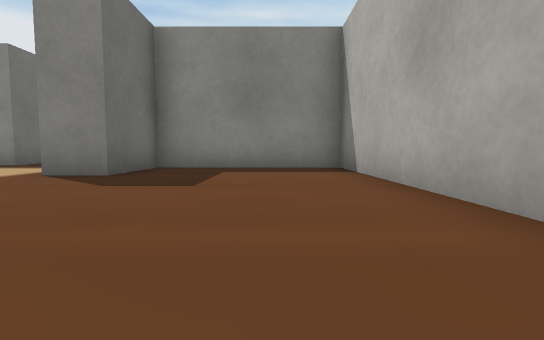
View 1 (above)

24 first-person views from a walk through a world built for the Webots simulator. The camera is 0.04 m above the floor, tilts 4° down and sees 85° across. The floor is counted in squares, 0.1 m on a side. Each view is taken from the middle of a square. On the plan, view 1 faces up. The plan holds only what a view shows up to about 9 squares ahead; the rest is blank. The robots in the file are not drawn. Simple shapes and patterns stand in for the simulator's stock objects.

View 2
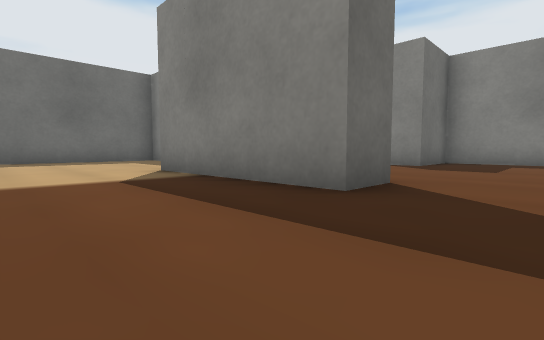

View 3
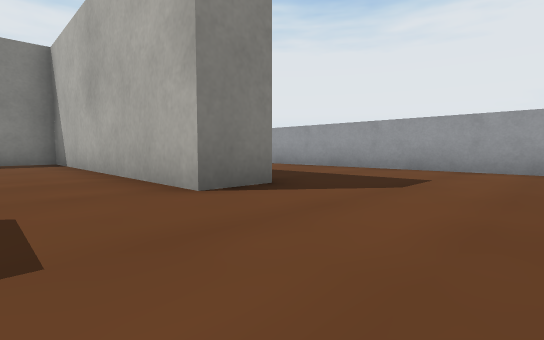

View 4
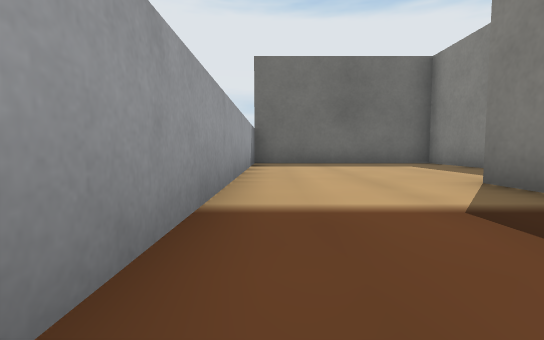

View 5
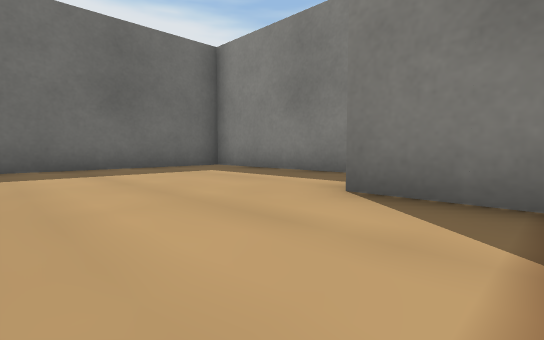

View 6
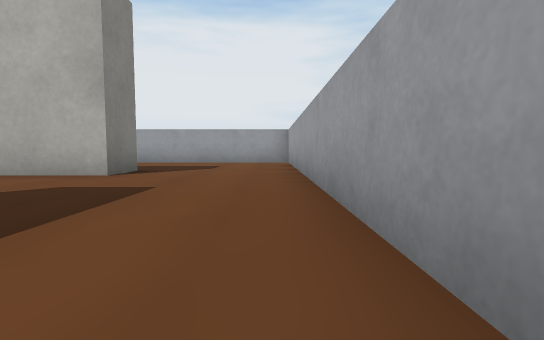

View 7
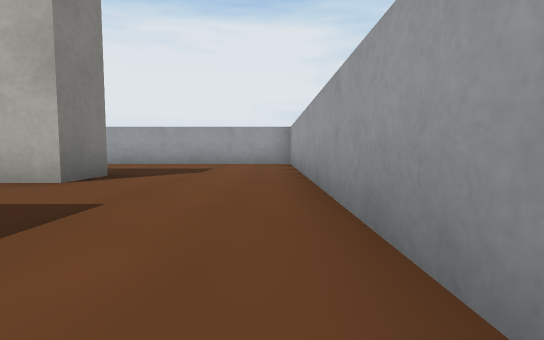

View 8
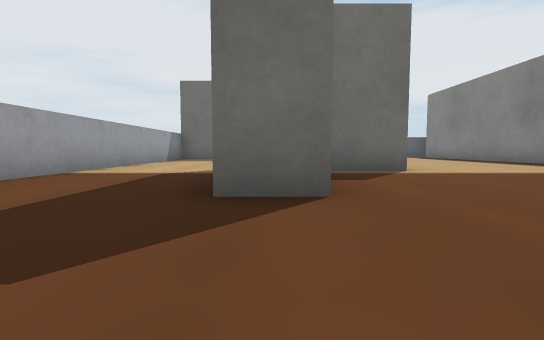

View 9
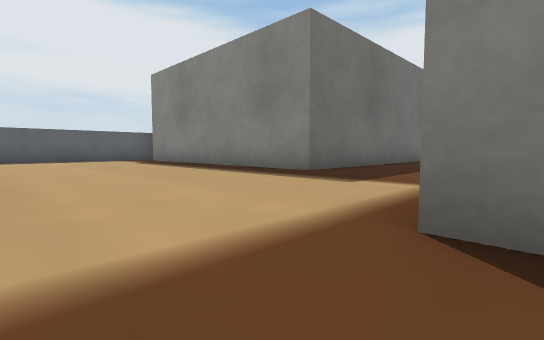

View 10
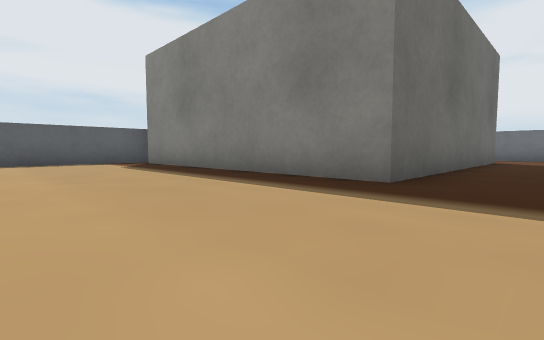

View 11
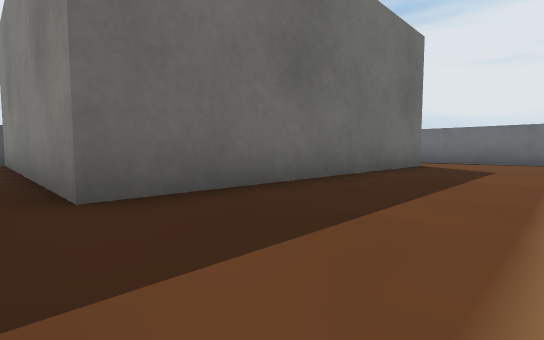

View 12
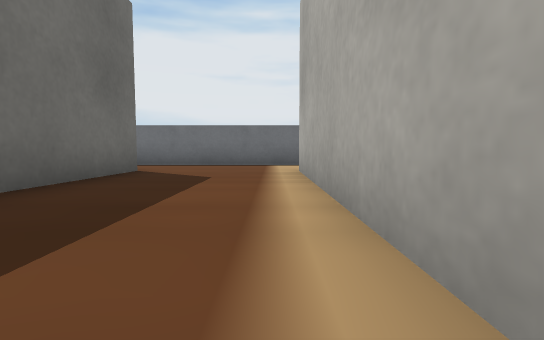

View 13
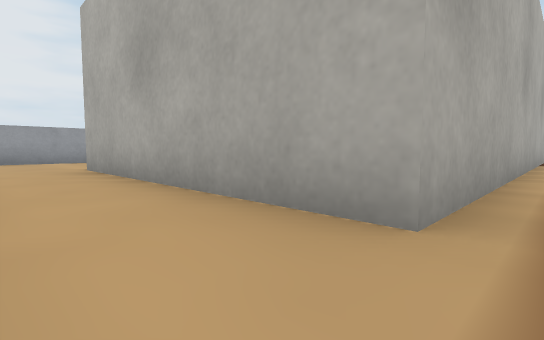

View 14
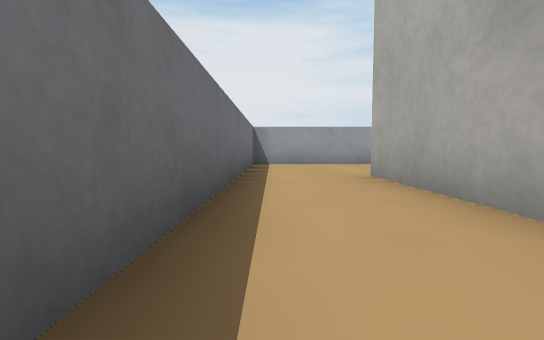

View 15
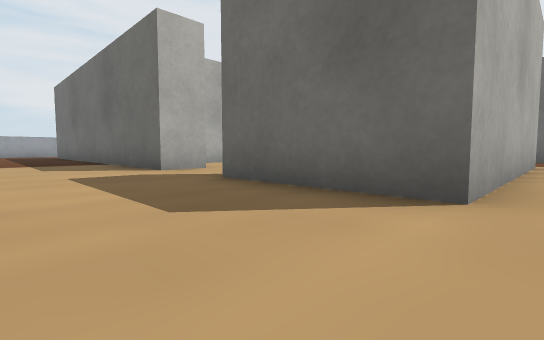

View 16
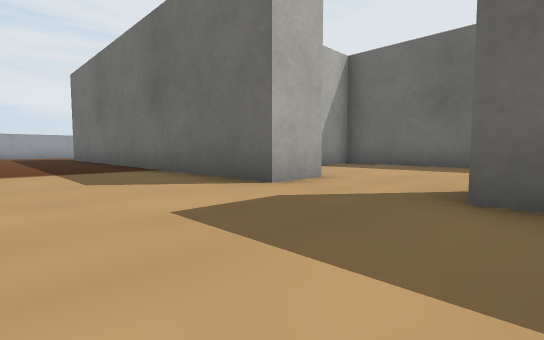

View 17
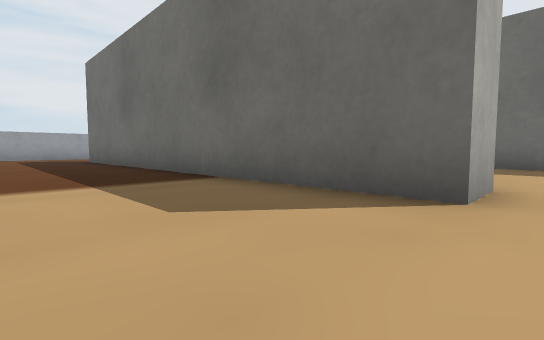

View 18
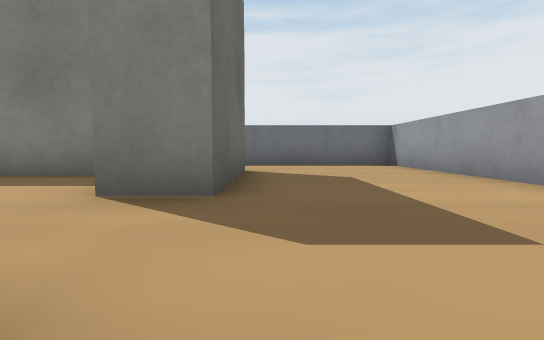

View 19
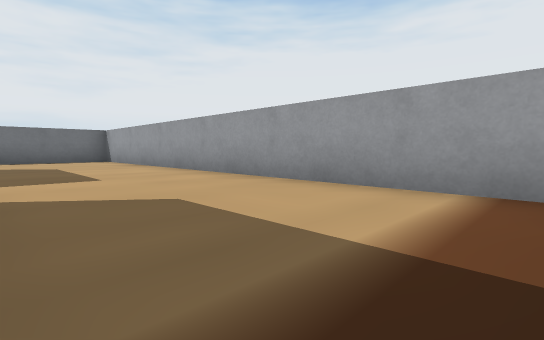

View 20
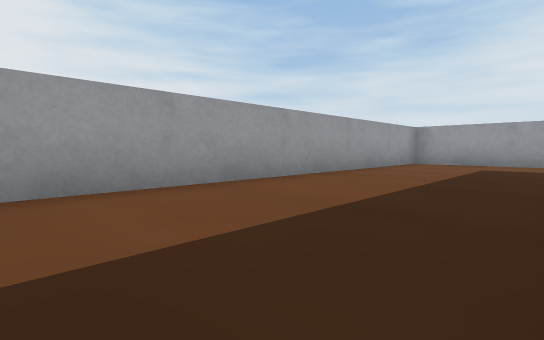

View 21
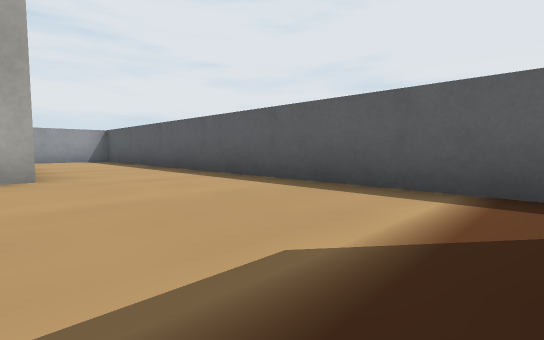

View 22
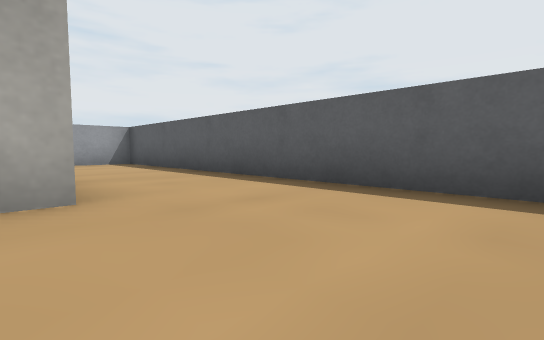

View 23
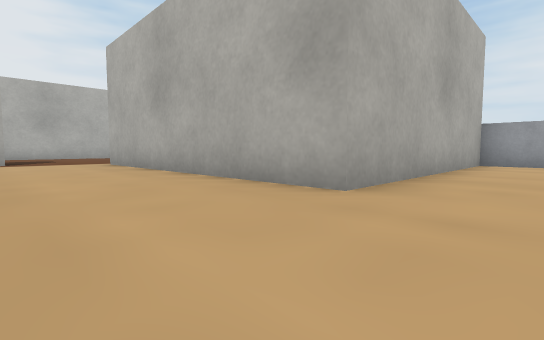

View 24
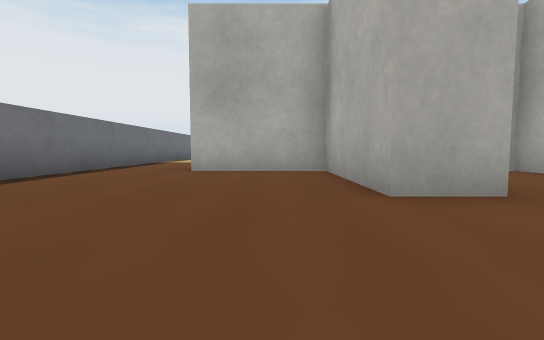

### Floor plan
Points are (right, up) in squares from view 1. A wall is a line through its corners. A room is listed if a view was taken in it or the views show most of it. See-through windows are left out.
Room 1 (views 1, 2, 3, 4, 5, 6, 7, 8)
walls: (-1.5, 0.6) (-1.5, -0.5) (-5.5, -0.5); (-6.6, 1.5) (-10.5, 1.5) (-10.5, -3.5) (6, -3.5) (6, 0.5); (2.5, 0.5) (2.5, -0.5) (1.5, -0.5) (1.5, 0.5)
ways out: opening at (2, 0) to room 2
Room 2 (views 9, 10, 11, 12, 13, 14, 15, 16, 17, 18, 19, 20, 21, 22, 23)
walls: (-2.5, 10.6) (-2.5, 7.5) (0.2, 7.5); (1.5, 9.5) (2.5, 9.5) (2.5, 0.5); (0.4, 13.5) (-1.1, 13.5); (-6.5, 14.5) (-6.5, 7.5) (-13.5, 7.5); (1.5, 0.5) (1.5, 6.5) (-2.5, 6.5) (-2.5, 4.5) (-3.5, 4.5) (-3.5, 14.5) (2.5, 14.5) (2.5, 11.5) (1.5, 11.5); (-3.2, 16.5) (-7.4, 16.5); (6, 0.5) (6, 16.5) (-1.5, 16.5); (-14, 7.8) (-14, -3.5) (-11.5, -3.5) (-11.5, 2.5) (-4.5, 2.5) (-4.5, 1)
ways out: opening at (2, 0) to room 1; opening at (-7, 15.5) to room 3
Room 3 (view 24)
walls: (-10.5, 12) (-7.5, 12) (-7.5, 14.5); (-7.4, 16.5) (-9.2, 16.5)
ways out: opening at (-7, 15.5) to room 2; opening at (-12, 11.5)

Positions as (right, up) in squares from view 1, and headings:
1: (0, 0), facing up
2: (0, -3), facing up-left
3: (0, -3), facing up-right
4: (-2, -3), facing left
5: (-4, -3), facing up-left
6: (-3, -3), facing right
7: (-2, -3), facing right
8: (1, 0), facing left
9: (-3, 3), facing up-left
10: (-5, 4), facing up-left
11: (-4, 7), facing up-left
12: (-4, 9), facing up
13: (-4, 16), facing down-right
14: (-2, 16), facing right
15: (5, 15), facing down-left
16: (5, 12), facing down-left
17: (5, 10), facing down-left
18: (3, 9), facing up
19: (3, 6), facing up-right
20: (3, 5), facing down-right
21: (-11, 7), facing down-left
22: (-11, 5), facing down-left
23: (-13, 5), facing down-right
24: (-13, 13), facing right
